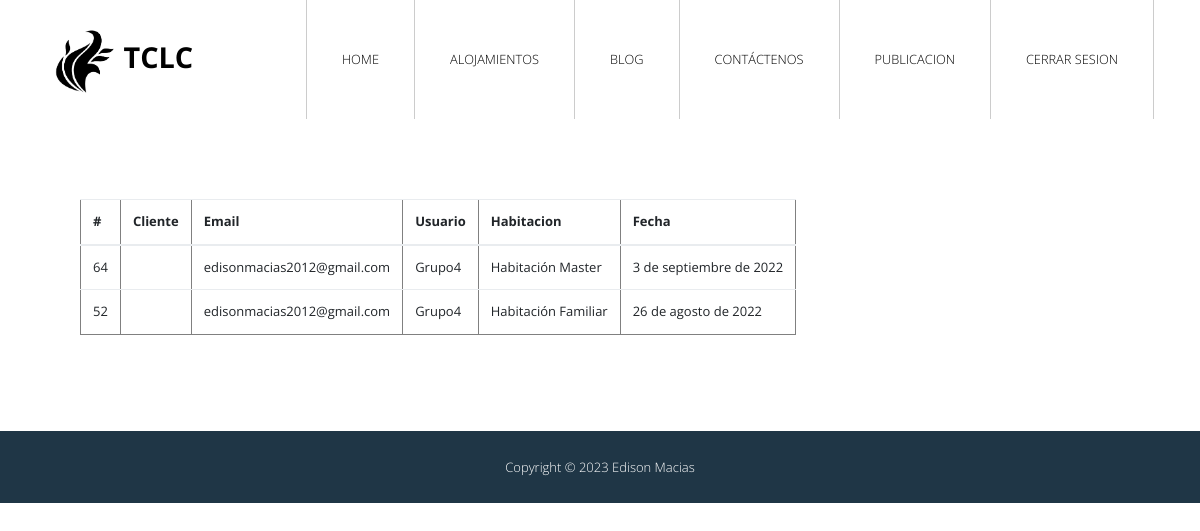
The app's page /misreservacion/ (signed in) with its own data.
### Hotel/models.py (models this page shows, shortened)
class Reservation(models.Model):
    date = models.DateField(verbose_name="Fecha de Reservacion")
    cliente = models.CharField(verbose_name="Cliente", max_length=100)
    mail = models.EmailField(verbose_name="Email")
    room = models.CharField(max_length=100,verbose_name="Habitacion")
    user = models.CharField(max_length=100,verbose_name="Usuario")
    class Meta:
        verbose_name = 'Reservacion'
        verbose_name_plural = 'Reservaciones'
        ordering = ["-date"]

### Hotel/views.py (the view)
# urls.py: path('misreservacion/', misreservacion.as_view(), name="misreservacion"),
class misreservacion(TemplateView):
    template_name = 'hotel/MisReservaciones.html'
    def get(selt, request):
        reser = Reservation.objects.all()
        return render(request, selt.template_name, {'reser': reser})

### Hotel/templates/hotel/MisReservaciones.html (shortened to what this page needs)
{% extends 'core/base.html' %}
{% block content %}
{% load static %}
<div class="table mostrar">
    <table border="1" id="example">
        <thead>
            <th class="ocultar">#</th>
            <th class="ocultar">Cliente</th>
            <th class="ocultar">Email</th>
            <th class="ocultar">Usuario</th>
            <th>Habitacion</th>
            <th>Fecha</th>
        </thead>
        <tbody>
            {% for reser in reser %}
            {% if reser.user == user.username %}
            <tr>
                <td class="ocultar">{{reser.id}}</td>
                <td class="ocultar">{{reser.cliente}}</td>
                <td class="ocultar">{{reser.mail}}</td>
                <td class="ocultar">{{reser.user}}</td>
                <td>{{reser.room}}</td>
                <td>{{reser.date}}</td>
            </tr>
            {% endif %}
            {% endfor %}
        </tbody>
    </table>
</div>
{% endblock %}

### core/static/core/Css/tooplate-style.css (style rules this page uses)
body { font-family: 'Open Sans', Helvetica, Arial, sans-serif; font-size: 13px; font-weight: 400; overflow-x: hidden; }

### core/static/core/Css/Estilos.css (style rules this page uses)
.table { padding: 5rem 5rem; }

### records on screen
Reservation: id "64", mail "edisonmacias2012@gmail.com", user "Grupo4", room "Habitación Master", date "3 de septiembre de 2022"
Reservation: id "52", mail "edisonmacias2012@gmail.com", user "Grupo4", room "Habitación Familiar", date "26 de agosto de 2022"
